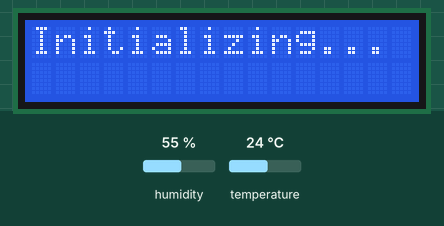
A sketch run on a simulated Arduino Uno, built with avr-gcc and run on an emulated ATmega328P. Shown: 16×2 character LCD. The inputs (shaded band) are chosen by the test bench; at power-on: humidity 55 %, temperature 24 °C. What the sketch prints to the serial monitor is not drawn.

Above: at 0.1 s.
At 3.1 s:
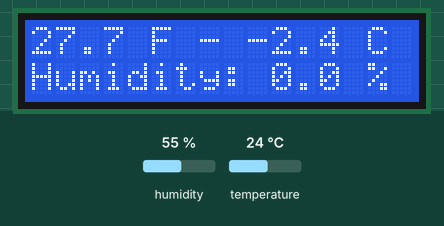

The sketch:

module.ino
```cpp
/*
 * Author: Hossein Molavi
 * Date: Sept-21-2024
 *
 * Description:
 * This program reads temperature and humidity data from a DHT11 sensor
 * and displays the results on an I2C LCD screen. It also prints the
 * temperature in Fahrenheit and humidity percentage to the Serial Monitor.
 * The readings are averaged over the last five samples for accuracy.
 *
 */

//--------------------------------//
//            Libraries           //
//--------------------------------//
#include <Wire.h>
#include <LiquidCrystal_I2C.h>
#include <Arduino.h>
#include "DHT_Async.h"

//--------------------------------//
//             PINOUT             //
//--------------------------------//
#define DHT_SENSOR_TYPE DHT_TYPE_11
static const int DHT_SENSOR_PIN = 10;
DHT_Async dht_sensor(DHT_SENSOR_PIN, DHT_SENSOR_TYPE);
LiquidCrystal_I2C lcd(0x27, 16, 2);


//--------------------------------//
//             Globals            //
//--------------------------------//
const unsigned long LCDUpdateIntervals = 3000ul;
unsigned long lastLCDUpdate = 0;


void setup() {
    lcd.init();
    lcd.backlight();
    lcd.setCursor(0, 0);
    lcd.print("Initializing...");

    Serial.begin(9600);
}

static void measure_environment(float *temperature, float *humidity) {
    const int sampleIntervals = 100;  // delay in ms between samples
    const int numSamples = 5;         // number of recent samples considered in average

    static unsigned long lastSampleTimestamp = millis();
    static float tempSamples[numSamples] = {0};
    static float humiditySamples[numSamples] = {0};
    static int sampleIndex = 0;
    static int validSamples = 0;

    if (millis() - lastSampleTimestamp > sampleIntervals) {
        lastSampleTimestamp = millis();

        float temp, hum;
        if (dht_sensor.measure(&temp, &hum)) {
            tempSamples[sampleIndex] = temp;
            humiditySamples[sampleIndex] = hum;

            // Circular buffer design
            sampleIndex = (sampleIndex + 1) % numSamples;
            validSamples = min(validSamples + 1, numSamples);
        }

        float tempSum = 0;
        float humiditySum = 0;

        for (int i = 0; i < validSamples; i++) {
            tempSum += tempSamples[i];
            humiditySum += humiditySamples[i];
        }

        *temperature = tempSum / validSamples;
        *humidity = humiditySum / validSamples;
    }
}


void loop() {
    float temperature;
    float humidity;

    measure_environment(&temperature, &humidity);

    if (millis() - lastLCDUpdate > LCDUpdateIntervals) {
        lastLCDUpdate = millis();

        float adjustedTemperatureC = temperature - 2.38; // Calibration
        float temperatureF = (adjustedTemperatureC * 9.0 / 5.0) + 32;

        Serial.print("T = ");
        Serial.print(temperatureF, 1);
        Serial.print(" deg. F, H = ");
        Serial.print(humidity, 1);
        Serial.println("%");

        lcd.setCursor(0, 0);
        lcd.print(temperatureF, 1);
        lcd.print(" F - ");
        lcd.print(adjustedTemperatureC, 1);
        lcd.print(" C");

        lcd.setCursor(0, 1);
        lcd.print("Humidity: ");
        lcd.print(humidity, 1);
        lcd.print(" %");
    }
}
```
